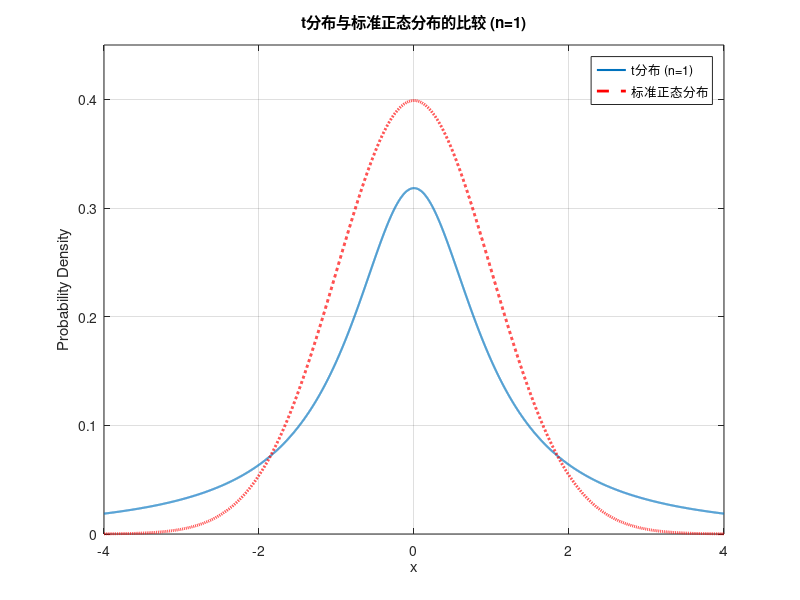

The MATLAB source for this figure: (Note: this script raises an error after producing the figure.)
% 定义自由度的范围
df_range = 1:1:101;

% 定义横坐标范围
x = -4:0.001:4;

% 创建动画对象
fig = figure;
axis tight manual;
filename = 't_distribution_animation.gif';

% 生成动图
for i = 1:length(df_range)
    df = df_range(i);
    y_t = tpdf(x, df);
    
    % 绘制图像
    plot(x, y_t, 'LineWidth', 1.5);
    hold on;
    y_norm = normpdf(x, 0, 1);
    plot(x, y_norm, 'r--', 'LineWidth', 2);
    hold off;
    
    % 添加图例
    legend(sprintf('t分布 (n=%d)', df), '标准正态分布');
    
    % 添加标题和坐标轴标签
    title(sprintf('t分布与标准正态分布的比较 (n=%d)', df));
    xlabel('x');
    ylabel('Probability Density');
    
    % 添加网格线
    grid on;
    
    % 设置坐标轴范围
    xlim([-4 4]);
    ylim([0 0.45]);
    
    % 生成动画帧
    drawnow;
    
    % 保存帧到GIF文件
    frame = getframe(fig);
    im = frame2im(frame);
    [imind, cm] = rgb2ind(im, 4096);
    if i == 1
        imwrite(imind, cm, filename, 'gif', 'Loopcount', inf);
    else
        imwrite(imind, cm, filename, 'gif', 'WriteMode', 'append', 'DelayTime', 0.1);
    end
end
